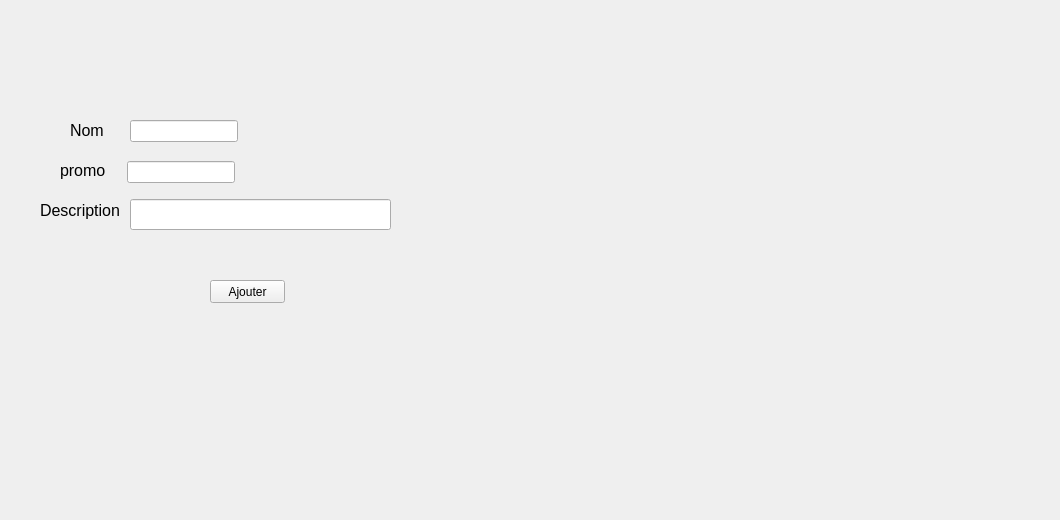
        <widget class="QWidget" name="page_ajout_destination">
         <attribute name="title">
          <string>Ajouter destination</string>
         </attribute>
         <widget class="QPushButton" name="ajouter_destination">
          <property name="geometry">
           <rect>
            <x>210</x>
            <y>280</y>
            <width>75</width>
            <height>23</height>
           </rect>
          </property>
          <property name="text">
           <string>Ajouter</string>
          </property>
         </widget>
         <widget class="QLabel" name="Background1">
          <property name="geometry">
           <rect>
            <x>-70</x>
            <y>-10</y>
            <width>1051</width>
            <height>511</height>
           </rect>
          </property>
          <property name="text">
           <string/>
          </property>
         </widget>
         <widget class="QLineEdit" name="description_aajouter">
          <property name="geometry">
           <rect>
            <x>130</x>
            <y>199</y>
            <width>261</width>
            <height>31</height>
           </rect>
          </property>
         </widget>
         <widget class="QLineEdit" name="promo_aajouter">
          <property name="geometry">
           <rect>
            <x>127</x>
            <y>161</y>
            <width>108</width>
            <height>22</height>
           </rect>
          </property>
         </widget>
         <widget class="QLabel" name="label_29">
          <property name="geometry">
           <rect>
            <x>60</x>
            <y>160</y>
            <width>61</width>
            <height>21</height>
           </rect>
          </property>
          <property name="font">
           <font>
            <family>MS Shell Dlg 2</family>
            <pointsize>12</pointsize>
           </font>
          </property>
          <property name="text">
           <string>promo</string>
          </property>
         </widget>
         <widget class="QLabel" name="label_40">
          <property name="geometry">
           <rect>
            <x>40</x>
            <y>200</y>
            <width>81</width>
            <height>21</height>
           </rect>
          </property>
          <property name="font">
           <font>
            <family>MS Shell Dlg 2</family>
            <pointsize>12</pointsize>
           </font>
          </property>
          <property name="text">
           <string>Description</string>
          </property>
         </widget>
         <widget class="QLabel" name="label_41">
          <property name="geometry">
           <rect>
            <x>70</x>
            <y>120</y>
            <width>51</width>
            <height>21</height>
           </rect>
          </property>
          <property name="font">
           <font>
            <family>MS Shell Dlg 2</family>
            <pointsize>12</pointsize>
           </font>
          </property>
          <property name="text">
           <string>Nom</string>
          </property>
         </widget>
         <widget class="QLineEdit" name="nom_aajout">
          <property name="geometry">
           <rect>
            <x>130</x>
            <y>120</y>
            <width>108</width>
            <height>22</height>
           </rect>
          </property>
          <property name="styleSheet">
           <string notr="true">nom_aajout { background-color: yellow }</string>
          </property>
         </widget>
         <zorder>label_29</zorder>
         <zorder>label_40</zorder>
         <zorder>label_41</zorder>
         <zorder>Background1</zorder>
         <zorder>ajouter_destination</zorder>
         <zorder>description_aajouter</zorder>
         <zorder>promo_aajouter</zorder>
         <zorder>nom_aajout</zorder>
        </widget>
